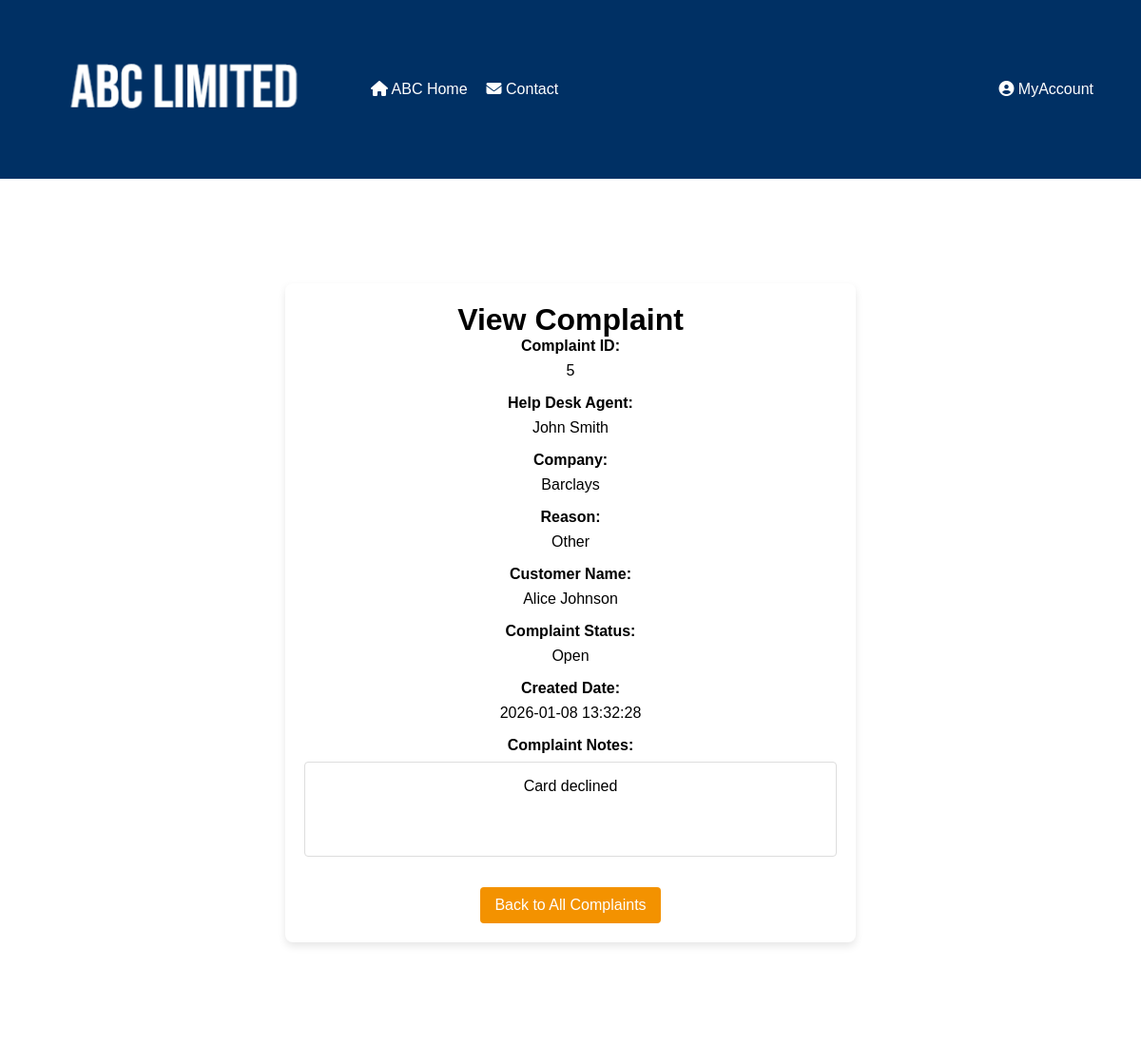
Page /php/ViewComplaint.php?uid=5 on the committed database.
### tables this page shows
CREATE TABLE "complaints" (
	"complaintID"	INTEGER,
	"userID"	INT NOT NULL,
	"companyID" INT NOT NULL,
	"reasonID"	INT NOT NULL,
	"description"	TEXT NOT NULL,
	"status"	INT NOT NULL CHECK("status" IN (0, 1)),
	"created"	TEXT CHECK("created" GLOB '????-??-?? ??:??:??'),
	"closed"	TEXT CHECK(("status" = 1 AND "closed" IS NULL) OR ("status" = 0 AND "closed" GLOB '????-??-?? ??:??:??')),
	"customerID"	INTEGER,
	PRIMARY KEY("complaintID" AUTOINCREMENT),
	FOREIGN KEY("customerID") REFERENCES "customers"("customerID") ON UPDATE CASCADE ON DELETE CASCADE,
	FOREIGN KEY("reasonID") REFERENCES "reasons"("reasonID") ON UPDATE CASCADE ON DELETE CASCADE,
	FOREIGN KEY("userID") REFERENCES "users"("userID") ON UPDATE CASCADE ON DELETE CASCADE,
	FOREIGN KEY("companyID") REFERENCES "company" ("companyID") ON UPDATE CASCADE ON DELETE CASCADE
);

CREATE TABLE "company" (
	"companyID"	INTEGER,
	"companyName"	TEXT NOT NULL,
	PRIMARY KEY("companyID" AUTOINCREMENT)
);

CREATE TABLE "reasons" (
	"reasonID"	INTEGER,
	"reason"	TEXT NOT NULL UNIQUE,
	PRIMARY KEY("reasonID")
);

CREATE TABLE "customers" (
	"customerID"	INTEGER,
	"name"	TEXT NOT NULL,
	"email"	TEXT NOT NULL CHECK("email" LIKE '%_@_%._%'),
	"password"	TEXT NOT NULL,
	PRIMARY KEY("customerID" AUTOINCREMENT)
);

### php/ViewComplaint.php (the view, shortened to what this page needs)
<?php
$complaintID = isset($_GET['uid']) ? $_GET['uid'] : null;
$complaintData = null;
$db = new SQLite3('../data/ABC_DBA.db');
if ($complaintID) {
    $stmt = $db->prepare("SELECT c.*,
                    co.companyName AS company_name,
                    r.reason AS reason_name,
                    cu.name AS customer_name,
                    u.fname || ' ' || u.lname AS user_name,
                    CASE WHEN c.status = 1 THEN 'Open' ELSE 'Closed' END AS status_text
                FROM complaints c
                LEFT JOIN reasons r ON c.reasonID = r.reasonID
                LEFT JOIN company co ON c.companyID = co.companyID
                LEFT JOIN customers cu ON c.customerID = cu.customerID
                LEFT JOIN users u ON c.userID = u.userID
                WHERE c.complaintID = :complaintID");
    $stmt->bindValue(':complaintID', $complaintID, SQLITE3_INTEGER);
    $result = $stmt->execute();
    $complaintData = $result->fetchArray(SQLITE3_ASSOC);
}
?>
<!DOCTYPE html>
<html lang="en">
<head>
    <link rel="stylesheet" href="../css/EditComplaint.css">
    <link
    rel="stylesheet"
    href="https://cdnjs.cloudflare.com/ajax/libs/font-awesome/6.2.1/css/all.min.css"
  />
</head>
<body>
<header>
        <a href="Homepage.php"><img class="logo" src="../abc.png" alt="ABC Logo"></a>
        <nav>
            <ul class="left-menu">
                <li><a href="Homepage.php"><i class="fa-solid fa-house"></i> ABC Home</a></li>
                <li><a href="../html/Contact.html"><i class="fa-solid fa-envelope"></i> Contact</a></li>
            </ul>
            <ul class="right-menu">
                <li class="dropdown">
                    <a href="javascript:void(0)" class="dropbtn"><i class="fa-solid fa-circle-user"></i> MyAccount</a>
                </li>
            </ul>
        </nav>
    </header>
    <main>
        <div class="container">
            <h1>View Complaint</h1>
            <?php if ($complaintData): ?>
                <div id="viewComplaintForm">
                    <div class="form-group">
                        <label>Complaint ID:</label>
                        <p><?php echo $complaintData['complaintID']; ?></p>
                    </div>
                    <div class="form-group">
                        <label>Help Desk Agent:</label>
                        <p><?php echo $complaintData['user_name']; ?></p>
                    </div>
                    <div class="form-group">
                        <label>Company:</label>
                        <p><?php echo $complaintData['company_name']; ?></p>
                    </div>
                    <div class="form-group">
                        <label>Reason:</label>
                        <p><?php echo $complaintData['reason_name']; ?></p>
                    </div>
                    <div class="form-group">
                        <label>Customer Name:</label>
                        <p><?php echo $complaintData['customer_name']; ?></p>
                    </div>
                    <div class="form-group">
                        <label>Complaint Status:</label>
                        <p><?php echo $complaintData['status_text']; ?></p>
                    </div>
                    <div class="form-group">
                        <label>Created Date:</label>
                        <p><?php echo $complaintData['created']; ?></p>
                    </div>
                    <div class="form-group">
                        <label>Complaint Notes:</label>
                        <div class="notes-container">
                            <?php echo nl2br(htmlspecialchars($complaintData['description'])); ?>
                        </div>
                    </div>
                    <a href="ViewAllComplaints.php" class="button">Back to All Complaints</a>
                </div>
            <?php else: ?>
                <p>No complaint found or invalid complaint ID.</p>
                <a href="ViewAllComplaints.php">Back to All Complaints</a>
            <?php endif; ?>
        </div>
    </main>
</body>
</html>

### css/EditComplaint.css (style rules this page uses)
* { margin: 0; padding: 0; box-sizing: border-box; font-family: Arial, Helvetica, sans-serif; }
header { background-color: #003064; color: #ffffff; display: flex; align-items: center; padding: 50px; }
img.logo { width: 300px; margin-right: 20px; }
nav { display: flex; justify-content: space-between; width: 100%; }
nav ul.left-menu { flex-grow: 1; }
nav ul.right-menu { justify-content: flex-end; }
.dropdown { position: relative; display: inline-block; }
nav ul { list-style: none; display: flex; align-items: center; margin: 0; padding: 0; }
nav ul li { margin-left: 20px; }
nav ul li a { color: #ffffff; text-decoration: none; }
main { background-color: #ffffff; padding: 80px; margin-top: 20px; margin-bottom: 100px; min-height: calc(100vh - 180px); display: flex; justify-content: center; align-items: center; flex-direction: column; }
.container { background-color: #ffffff; padding: 20px; border-radius: 8px; box-shadow: 0 4px 8px rgba(0, 0, 0, 0.1); width: 100%; max-width: 600px; text-align: center; margin-top: 10px; margin-bottom: auto; }
.form-group { margin-bottom: 1rem; }
.form-group label { font-weight: bold; display: block; margin-bottom: 0.5rem; }
.notes-container { background-color: #ffffff; border: 1px solid #ddd; padding: 1rem; border-radius: 4px; min-height: 100px; }
.button { display: inline-block; background-color: #f39200; color: white; padding: 10px 15px; text-align: center; text-decoration: none; border-radius: 4px; margin-top: 1rem; }

### rows in the picture
complaints: complaintID "5", companyID.companyName "Barclays", reasonID.reason "Other", customerID.name "Alice Johnson", created "2026-01-08 13:32:28", description "Card declined"

### other values in the picture
$complaintData['user_name'] "John Smith"
$complaintData['status_text'] "Open"
